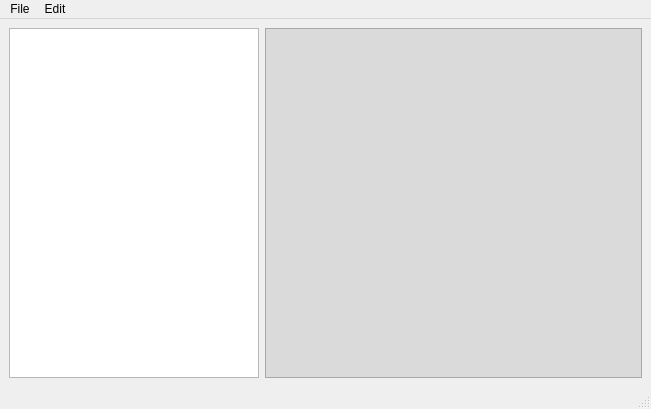
<?xml version="1.0" encoding="UTF-8"?>
<ui version="4.0">
 <class>MainWindow</class>
 <widget class="QMainWindow" name="MainWindow">
  <property name="geometry">
   <rect>
    <x>0</x>
    <y>0</y>
    <width>651</width>
    <height>409</height>
   </rect>
  </property>
  <property name="windowTitle">
   <string>Patterns Creator</string>
  </property>
  <widget class="QWidget" name="centralwidget">
   <layout class="QHBoxLayout" name="horizontalLayout_5">
    <item>
     <layout class="QHBoxLayout" name="horizontalLayout_4">
      <item>
       <widget class="QListWidget" name="listWidget">
        <property name="minimumSize">
         <size>
          <width>200</width>
          <height>200</height>
         </size>
        </property>
        <property name="maximumSize">
         <size>
          <width>250</width>
          <height>16777215</height>
         </size>
        </property>
       </widget>
      </item>
      <item>
       <widget class="QFrame" name="patternFrame">
        <property name="minimumSize">
         <size>
          <width>300</width>
          <height>50</height>
         </size>
        </property>
        <property name="styleSheet">
         <string notr="true">background-color: rgb(218, 218, 218)</string>
        </property>
        <property name="frameShape">
         <enum>QFrame::StyledPanel</enum>
        </property>
        <property name="frameShadow">
         <enum>QFrame::Raised</enum>
        </property>
        <layout class="QHBoxLayout" name="horizontalLayout_3">
         <property name="leftMargin">
          <number>0</number>
         </property>
         <property name="topMargin">
          <number>0</number>
         </property>
         <property name="rightMargin">
          <number>0</number>
         </property>
         <property name="bottomMargin">
          <number>0</number>
         </property>
        </layout>
       </widget>
      </item>
     </layout>
    </item>
   </layout>
  </widget>
  <widget class="QMenuBar" name="menuBar">
   <property name="geometry">
    <rect>
     <x>0</x>
     <y>0</y>
     <width>651</width>
     <height>22</height>
    </rect>
   </property>
   <widget class="QMenu" name="menuFile">
    <property name="title">
     <string>File</string>
    </property>
    <addaction name="separator"/>
    <addaction name="actionOpen"/>
    <addaction name="actionSave"/>
    <addaction name="actionSaveAs"/>
   </widget>
   <widget class="QMenu" name="menuEdit">
    <property name="title">
     <string>Edit</string>
    </property>
    <addaction name="actionAddPattern"/>
    <addaction name="actionRemovePattern"/>
   </widget>
   <addaction name="menuFile"/>
   <addaction name="menuEdit"/>
  </widget>
  <widget class="QStatusBar" name="statusbar"/>
  <action name="actionOpen">
   <property name="text">
    <string>Open</string>
   </property>
  </action>
  <action name="actionSave">
   <property name="text">
    <string>Save</string>
   </property>
  </action>
  <action name="actionSaveAs">
   <property name="text">
    <string>Save as...</string>
   </property>
  </action>
  <action name="actionAddPattern">
   <property name="text">
    <string>Add pattern</string>
   </property>
  </action>
  <action name="actionRemovePattern">
   <property name="text">
    <string>Remove pattern</string>
   </property>
  </action>
 </widget>
 <resources/>
 <connections/>
</ui>
